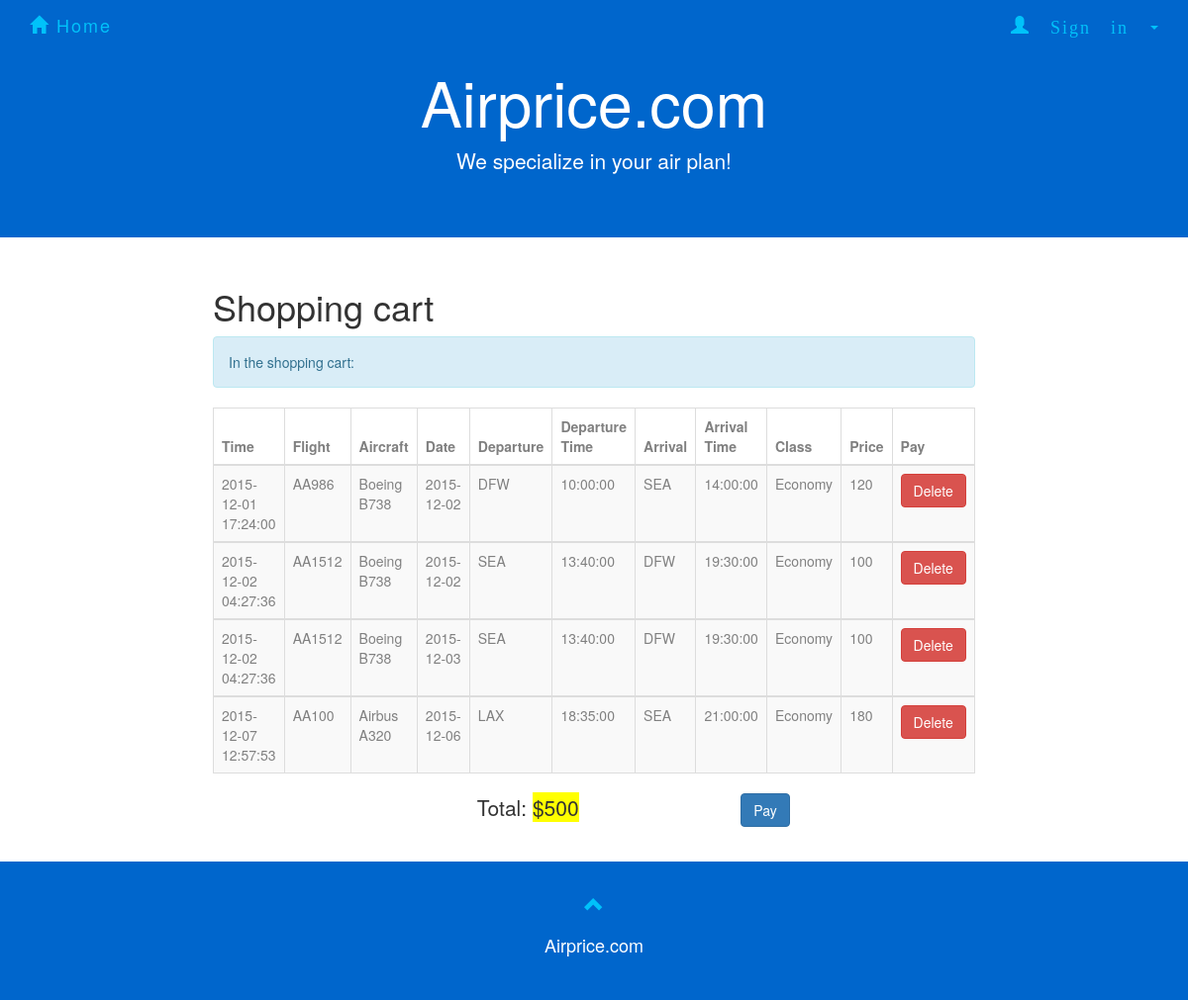
The app's page /cartshow.php (signed in) with its own data.
### tables this page shows
CREATE TABLE `flight` (
  `number` varchar(20) NOT NULL,
  `airplane_id` varchar(10) NOT NULL,
  `departure` varchar(10) NOT NULL,
  `d_time` time NOT NULL,
  `arrival` varchar(10) NOT NULL,
  `a_time` time NOT NULL,
  PRIMARY KEY (`number`),
  KEY `code_idx` (`departure`,`arrival`),
  KEY `airplaneid_idx` (`airplane_id`),
  KEY `arrival_idx` (`arrival`),
  CONSTRAINT `airplaneid` FOREIGN KEY (`airplane_id`) REFERENCES `airplane` (`ID`) ON DELETE CASCADE ON UPDATE CASCADE,
  CONSTRAINT `arrival` FOREIGN KEY (`arrival`) REFERENCES `airport` (`code`) ON DELETE CASCADE ON UPDATE CASCADE,
  CONSTRAINT `departure` FOREIGN KEY (`departure`) REFERENCES `airport` (`code`) ON DELETE CASCADE ON UPDATE CASCADE
);

CREATE TABLE `book` (
  `ID` int(11) NOT NULL AUTO_INCREMENT,
  `time` datetime NOT NULL,
  `date` date NOT NULL,
  `flightno` varchar(10) NOT NULL,
  `username` varchar(45) NOT NULL,
  `classtype` varchar(20) NOT NULL,
  `paid` int(1) DEFAULT '0',
  PRIMARY KEY (`ID`,`flightno`),
  KEY `username_idx` (`username`),
  KEY `classname_idx` (`classtype`),
  KEY `flightno_idx` (`flightno`,`classtype`),
  CONSTRAINT `flightno` FOREIGN KEY (`flightno`, `classtype`) REFERENCES `class` (`number`, `name`) ON DELETE CASCADE ON UPDATE CASCADE,
  CONSTRAINT `username` FOREIGN KEY (`username`) REFERENCES `passanger` (`username`) ON DELETE NO ACTION ON UPDATE NO ACTION
);

CREATE TABLE `airplane` (
  `ID` varchar(10) NOT NULL,
  `type` varchar(10) NOT NULL,
  `company` varchar(20) NOT NULL,
  PRIMARY KEY (`ID`)
);

CREATE TABLE `class` (
  `number` varchar(10) NOT NULL,
  `name` varchar(20) NOT NULL,
  `capacity` int(11) NOT NULL,
  `price` float NOT NULL,
  PRIMARY KEY (`number`,`name`),
  KEY `number_idx` (`number`),
  CONSTRAINT `number` FOREIGN KEY (`number`) REFERENCES `flight` (`number`) ON DELETE CASCADE ON UPDATE CASCADE
);

### cartshow.php (the view, shortened to what this page needs)
<!DOCTYPE html>
<html>
<html lang="en">
<head>
    <link rel="stylesheet" href="http://maxcdn.bootstrapcdn.com/bootstrap/3.3.5/css/bootstrap.min.css">
    <link rel="stylesheet" href="forcompany.css">
    <link rel="stylesheet" href="homepage.css">
    <link rel="stylesheet" href="AdminSignin.css">
</head>
<body>
    <nav class="navbar navbar-default navbar-fixed-top">
        <div class="container">
            <div class="navbar-header">
                <a class="navbar-brand" href="homepage.html"><span class="glyphicon glyphicon-home"></span> Home</a>
            </div>
            <div class="collapse navbar-collapse" id="myNavbar">
                <ul class="nav navbar-nav navbar-right">
                    <li class="dropdown" id = "new">
                        <a class="dropdown-toggle" data-toggle="dropdown" href="#"><span class="glyphicon glyphicon-user"> Sign in&nbsp;</span><span class="caret"></span>
                        </a>
                          </li>
                        </ul>
            </div>
        </div>
    </nav>
<div class="jumbotron text-center">
        <h1>Airprice.com</h1>
        <p>We specialize in your air plan!</p>
</div>
<div class="container-fluid text-center">
  <div class="row content">
    <div class="col-sm-2 sidenav">
    </div>
    <div class="col-sm-8 text-left">
      <h1>Shopping cart</h1>
<?php
include_once 'dbconnect2.php';
if(!isset($_SESSION['user'])){
    header("Location: customersignin.html");
}else{
    $user = $_SESSION['user'];
$sql = "SELECT FL.number AS FLnumber, company, type, B.ID AS bookid, time, B.date,  departure, d_time, arrival, a_time, C.name AS classname, capacity, price
            FROM flight FL,  class C, airplane AP , book B
            WHERE (FL.number = C.number) AND (B.flightno = c.number) AND (classtype = C.name) AND (FL.airplane_id = AP.ID)
            AND  B.username = '$user' AND paid = '0'
            ORDER BY time";
$result = mysqli_query($con,$sql);
$rowcount = mysqli_num_rows($result);
    if($rowcount == 0){
        echo "<div class='alert alert-info'><strong>Nothing in the shopping cart.</strong></div>";
    }
    else{
    echo "<div class='alert alert-info'>In the shopping cart:</div>";
    echo "<table class='table table-bordered table-striped table-hover'>
          <thead>
          <tr>
            <th>Time</th>
            <th>Flight</th>
            <th>Aircraft</th>
            <th>Date</th>
            <th>Departure</th>
            <th>Departure Time</th>
            <th>Arrival</th>
            <th>Arrival Time</th>
            <th>Class</th>
            <th>Price</th>
            <th>Pay</th>
          </tr>
          </thead>";
    while($row = mysqli_fetch_array($result)) {
        echo "<tbody><tr>";
        echo "<td>" . $row['time'] . "</td>";
        echo "<td>" . $row['FLnumber'] . "</td>";
        echo "<td>" . $row['company']." ".$row['type']. "</td>";
        echo "<td>" . $row['date'] . "</td>";
        echo "<td>" . $row['departure'] . "</td>";
        echo "<td>" . $row['d_time'] . "</td>";
        echo "<td>" . $row['arrival'] . "</td>";
        echo "<td>" . $row['a_time'] . "</td>";
        echo "<td>" . $row['classname'] . "</td>";
        echo "<td>" . $row['price'] . "</td>";
            $seatreserved = "SELECT flightno, classtype, COUNT(*)
                        FROM book B
                        WHERE B.date = '".$row['date']."' AND B.flightno = '".$row['FLnumber']."'AND B.classtype ='".$row['classname']."' AND paid=1
                        GROUP BY flightno, classtype";
            $reserved = mysqli_query($con, $seatreserved);
            $reservedNumber = mysqli_fetch_array($reserved);
            $capacity = mysqli_query($con, "SELECT capacity FROM class C WHERE C.number='".$row['FLnumber']."' AND C.name= '".$row['classname']."'");
            $capacityNumber = mysqli_fetch_array($capacity);
            if(mysqli_num_rows($reserved)>0){
                $availableNumber = $capacityNumber['capacity'] - $reservedNumber['COUNT(*)'];
            }else{
                $availableNumber = $capacityNumber['capacity'];
            }
        if($availableNumber>0){
        echo '<td>
            <form action="cartdelete.php" method="post">
            <input type="hidden" name="bookid" value="'.$row['bookid'].'" >
            <button type="submit" class="btn btn-danger">Delete</button></div>
            </form>
            </td>';
        }else{
            echo "<td><button type='button' class='btn btn-warning' onclick='myFunction()'>No seat Available now</button></td>";
        }
		$sum = mysqli_query($con,"SELECT SUM(price)
							            FROM book B, class C
							            WHERE B.username = '$user' AND paid = '0'
							            AND classtype=C.name AND flightno = C.number");
		$t = mysqli_fetch_array($sum);
		$total = $t['SUM(price)'];
        echo "</tr>";
    }
    echo " </tbody></table>";
    echo " <form action='pay.php' method='post'>";
    echo "<div class='row'>
			  <div class='col-sm-4'></div>
			  <div class='col-sm-4'><p class='lead'>Total: <span id='total'>$".$total."</span></p></div>
			  <div class='col-sm-4'><button type='submit' class='btn btn-primary'>Pay</button></div>
			</div>";
    echo "</form>";
    echo "<br>";
    }
}
?>
<footer class="container-fluid text-center">
        <a href="#signUpPage" title="To Top">
            <span class="glyphicon glyphicon-chevron-up"></span>
        </a>
        <p>Airprice.com</p>
</footer>
</body>
</html>

### forcompany.css (style rules this page uses)
.jumbotron { background-color: #0066cc; color: #ffffff; }
.navbar { margin-bottom: 0; background-color: #0066cc; border: 0; font-size: 18px !important; letter-spacing: 2px; opacity: 0.9; }
.navbar li a, .navbar .navbar-brand { color: #00ccff !important; }
footer { background-color: #0066cc; color: #fff; padding: 32px; font-size: 18px; }
footer .glyphicon { font-size: 20px; margin-bottom: 20px; color: #00ccff; opacity: 0.9; }
#total { background-color: yellow; }

### AdminSignin.css (style rules this page uses)
th { width: 50px; height: 10px; color: gray; }
td { color: gray; }

### records on screen
flight: book.time "2015-12-01 17:24:00", number "AA986", airplane.company "Boeing", airplane.type "B738", book.date "2015-12-02", departure "DFW", d_time "10:00:00", arrival "SEA", a_time "14:00:00", class.name "Economy", class.price "120"
flight: book.time "2015-12-02 04:27:36", number "AA1512", airplane.company "Boeing", airplane.type "B738", book.date "2015-12-02", departure "SEA", d_time "13:40:00", arrival "DFW", a_time "19:30:00", class.name "Economy", class.price "100", book.date "2015-12-03"
flight: book.time "2015-12-07 12:57:53", number "AA100", airplane.company "Airbus", airplane.type "A320", book.date "2015-12-06", departure "LAX", d_time "18:35:00", arrival "SEA", a_time "21:00:00", class.name "Economy", class.price "180"

### other values on screen
$total "500"
